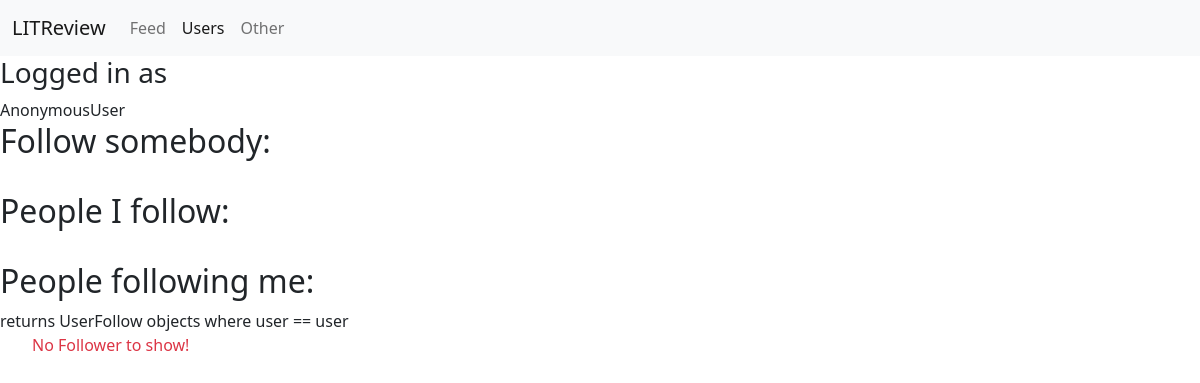
Page /my_followers on the earlier database version.
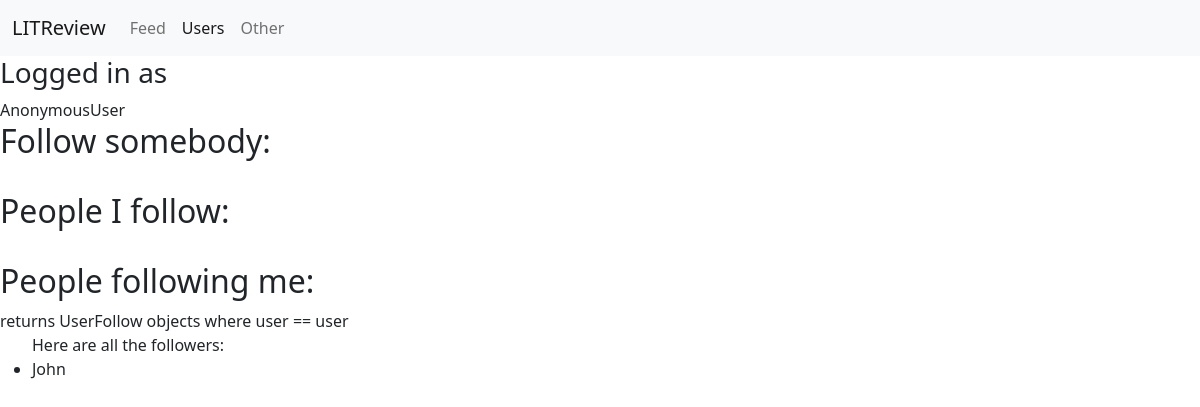
Same page on the later database version.
### webapp/models.py (models this page shows)
class UserFollows(models.Model):
    user = models.ForeignKey(
        to=settings.AUTH_USER_MODEL, on_delete=models.CASCADE,
        related_name='following')
    followed_user = models.ForeignKey(
        to=settings.AUTH_USER_MODEL, on_delete=models.CASCADE,
        related_name='followed_by')
    class Meta:
        unique_together = ('user', 'followed_user', )

### webapp/views.py (the view)
# urls.py: path('my_followers', views.followers, name='my_followers'),
def followers(request):
    user_id = 1 # hard coded for testing
    followers = UserFollows.objects.filter(user=user_id)
    return render(request, 'my_followers.html', {'followers': followers})

### webapp/templates/my_followers.html
{% extends "main.html" %}
{% block content %}
<h3>Logged in as</h3>
{{user}}
<h2>Follow somebody:</h2>
<br>{{users.all}}
<h2>People I follow: </h2>
<br>
<h2>People following me: </h2>
returns UserFollow objects where user == user
<ul>
  {% if followers %}
    <span>Here are all the followers:</span>
    {% for follower in followers  %}
      <li>{{follower.user}}</li>
    {% endfor %}
  {% else %}
      <span class="text-danger"> No Follower to show!</span>
  {% endif %}
</ul>
{% endblock content %}

### templates/main.html (shortened to what this page needs)
<!DOCTYPE html>
<html>
<head>
<link href="https://cdn.jsdelivr.net/npm/bootstrap@5.0.2/dist/css/bootstrap.min.css" rel="stylesheet">
</head>
<body>
<nav class="navbar navbar-expand-lg navbar-light bg-light">
  <div class="container-fluid">
    <a class="navbar-brand" href="#">LITReview</a>
    <div class="collapse navbar-collapse" id="navbarNav">
      <ul class="navbar-nav">
        <li class="nav-item">
          <a class="nav-link" aria-current="page" href="#">Feed</a>
        </li>
        <li class="nav-item">
          <a class="nav-link active" href="#">Users</a>
        </li>
        <li class="nav-item">
          <a class="nav-link" href="#">Other</a>
        </li>
      </ul>
    </div>
  </div>
</nav>
  {% block content %}
  {% endblock %}
</body>
</html>

Differences in the rows shown:
added UserFollows: user "John"
Other differences:
text no longer shown: "No Follower to show!"
text now shown: "Here are all the followers:"
